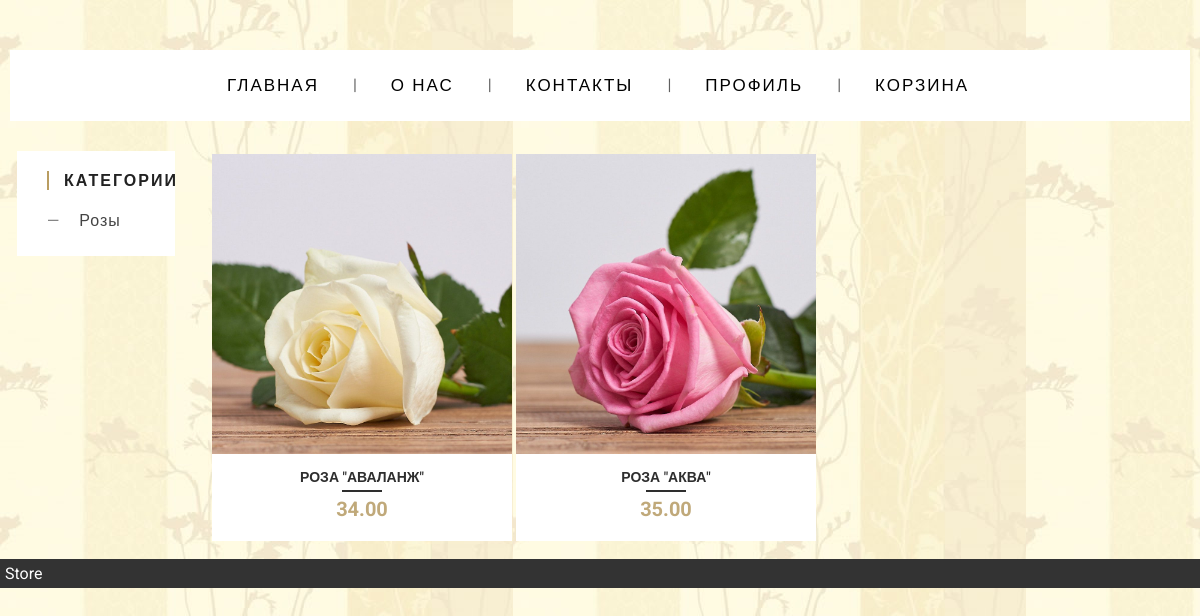
/category/rozy, run on an earlier commit of the app's database.
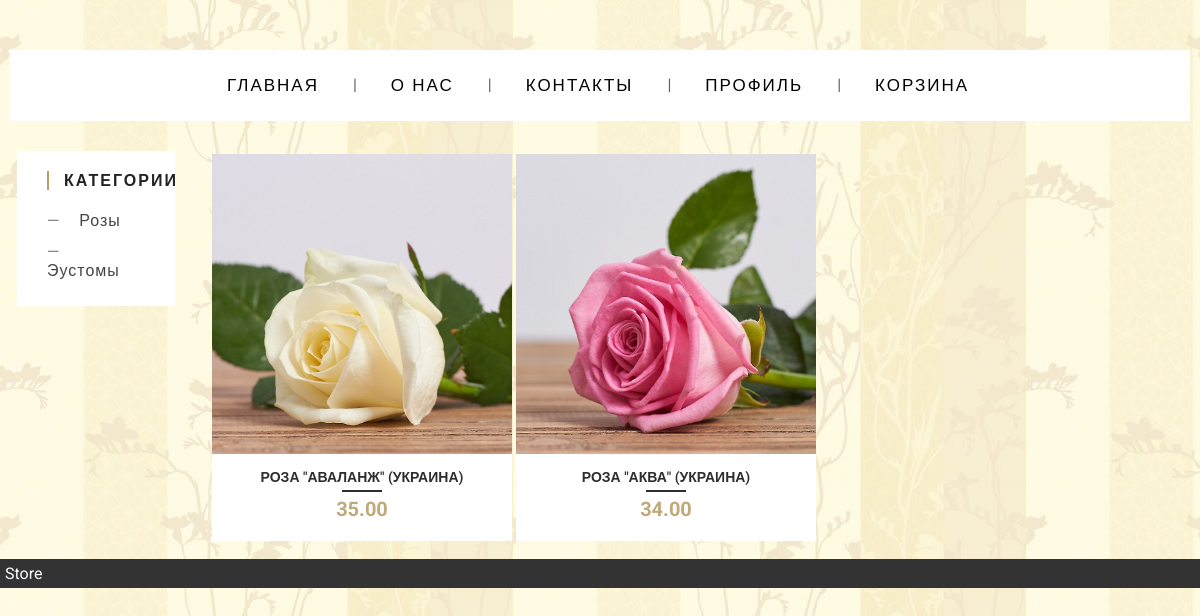
And on a later commit of the database.
### main/models.py (models this page shows, shortened)
class Category(models.Model):
    category_title = models.CharField(max_length=50)
    slug = models.SlugField(null=True)
    def __str__(self):
        return self.category_title

class Product(models.Model):
    product_title = models.CharField(max_length=100)
    price = models.DecimalField(max_digits=10, decimal_places=2)
    description = models.TextField()
    slug = models.SlugField(null=True)
    image = models.ManyToManyField(Image)
    category = models.ForeignKey(Category, null=True, on_delete=models.SET_NULL)

### main/views.py (the view)
# urls.py: path('category/<slug:slug>', views.category_product_list, name='category_product_list'),
def category_product_list(request, slug):  # shows products by category
    category = get_object_or_404(Category, slug=slug)
    categories = Category.objects.all()
    context = {'category': category,
               'categories': categories
               }
    return render(request, 'main/category_product_list.html', context)

### main/templates/main/category_product_list.html (shortened to what this page needs)
{% extends 'main/index.html'%}
{% load static %}
{% block content %}
<link rel="stylesheet" href="{% static 'css/product_card.css' %}" type="text/css" media="screen">
<table border="0px">
    {% for product in category.product_set.all %}
    <td>
<div class="product-wrap">
  <div class="product-item">
  </div>
  <div class="product-title">
    <a href="{% url 'product_detail' product.slug %}"> {{product.product_title}}</a>
    <span class="product-price"> {{product.price}}</span>
  </div>
</div>
    </td>
    {% empty %}
    <p> В данной категории нет товаров. </p>
    {% endfor %}
</table>
{% endblock %}

### main/templates/main/sidebar.html (shortened to what this page needs)
{% load static %}
<link rel="stylesheet" href="{% static 'css/sidebar.css' %}" type="text/css" media="screen">
<div class="widget">
  <h3 class="widget-title">Категории</h3>
{% for category in categories %}
  <ul class="widget-list">
    <li><a href="{% url 'category_product_list' category.slug %}"> {{category.category_title}} </a></li>
  </ul>
{% endfor %}
</div>

What changed in the data, as far as the page shows it:
added Category: category_title "Эустомы"
changed Product: product_title "РОЗА \"АВАЛАНЖ\"" → "РОЗА \"АВАЛАНЖ\" (УКРАИНА)"; price "34.00" → "35.00"
changed Product: product_title "РОЗА \"АКВА\"" → "РОЗА \"АКВА\" (УКРАИНА)"; price "35.00" → "34.00"
